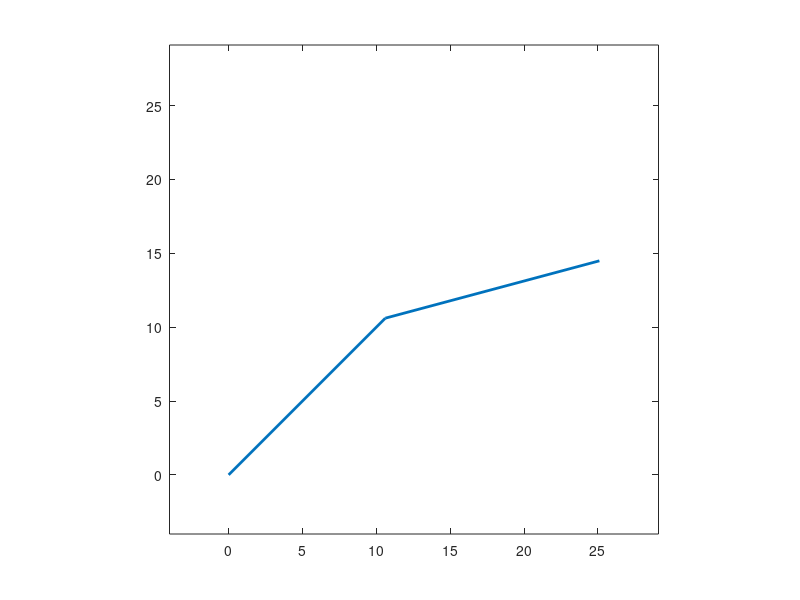

The MATLAB script that drew this image:
theta1 = 45*pi/180;
theta2 = -30*pi/180;

a1=15;
a2=15;

RotZ=@(theta) [cos(theta) -sin(theta) 0 0;sin(theta) cos(theta) 0 0;0 0 1 0;0 0 0 1];
T=@(x,y,z) [1 0 0 x;0 1 0 y;0 0 1 z;0 0 0 1];

T_0_1=RotZ(theta1)*T(a1,0,0);
T_1_2=RotZ(theta2)*T(a2,0,0);
T_total=T_0_1*T_1_2;

y_0=[1 0 0 0;0 1 0 0;0 0 1 0;0 0 0 1];
y_0_1=T_0_1*y_0;
y_0_2=T_total*y_0;

originX = [y_0(1,4),y_0_1(1,4),y_0_2(1,4)];
originY = [y_0(2,4),y_0_1(2,4),y_0_2(2,4)];

plot(originX,originY,'LineWidth',2);
axis([min([originX, originY])-4, max([originX, originY])+4, min([originX, originY])-4, max([originX, originY])+4])
axis square
